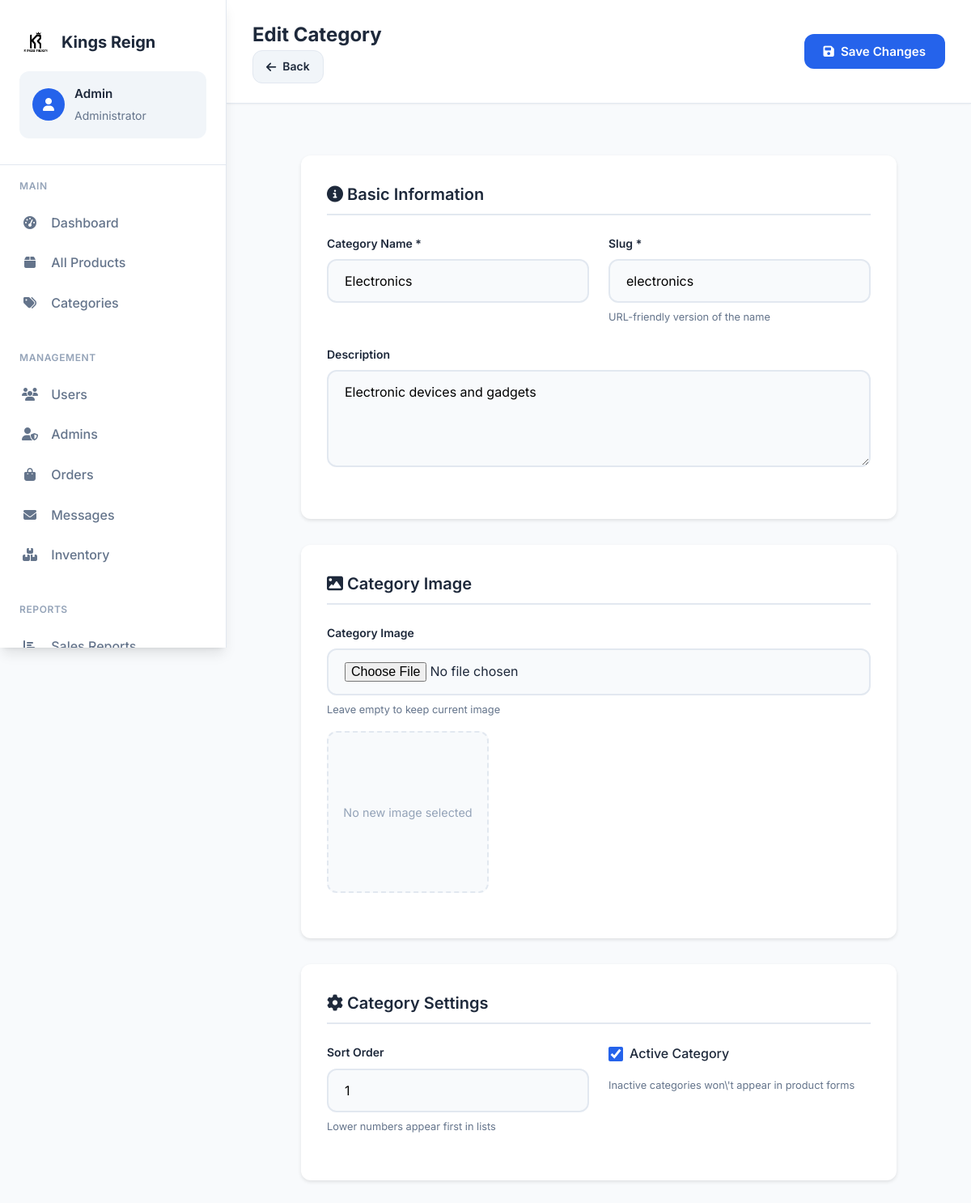
The app's page /admin/edit_category.php?id=1 (signed in) with its own data.
### tables this page shows
CREATE TABLE `categories` (
  `id` int(11) NOT NULL,
  `name` varchar(100) NOT NULL,
  `description` text DEFAULT NULL,
  `slug` varchar(100) DEFAULT NULL,
  `image_path` varchar(500) DEFAULT NULL,
  `is_active` tinyint(1) DEFAULT 1,
  `sort_order` int(11) DEFAULT 0,
  `created_at` timestamp NOT NULL DEFAULT current_timestamp(),
  `updated_at` timestamp NOT NULL DEFAULT current_timestamp() ON UPDATE current_timestamp()
);

### admin/edit_category.php (the view, shortened to what this page needs)
<?php
include('../db.php');
$category_id = intval($_GET['id']);
$category_query = "SELECT * FROM categories WHERE id = ?";
$stmt = $conn->prepare($category_query);
$stmt->bind_param('i', $category_id);
$stmt->execute();
$category_result = $stmt->get_result();
$category = $category_result->fetch_assoc();
$header_actions = '<button type="submit" form="editCategoryForm" class="btn btn-primary"><i class="fas fa-save"></i> Save Changes</button>';
?>
<!DOCTYPE html>
<html lang="en">
<head>
    <link rel="stylesheet" href="../styles/modern_admin.css">
</head>
<body>
    <div class="admin-layout">
        <?php include 'includes/sidebar.php'; ?>
        <main class="admin-main">
            <?php include 'includes/header.php'; ?>
            <div class="admin-content">
                <div class="edit-category-container">
                    <form method="post" enctype="multipart/form-data" id="editCategoryForm">
                        <div class="form-section">
                            <h3><i class="fas fa-info-circle"></i> Basic Information</h3>
                            <div class="form-grid">
                                <div class="form-group">
                                    <label class="form-label" for="name">Category Name *</label>
                                    <input type="text" id="name" name="name" class="form-input"
                                           placeholder="Enter category name" required
                                           value="<?php echo htmlspecialchars($category['name']); ?>">
                                </div>
                                <div class="form-group">
                                    <label class="form-label" for="slug">Slug *</label>
                                    <input type="text" id="slug" name="slug" class="form-input"
                                           placeholder="category-slug" required
                                           value="<?php echo htmlspecialchars($category['slug']); ?>">
                                    <div class="form-text">URL-friendly version of the name</div>
                                </div>
                            </div>
                            <div class="form-group">
                                <label class="form-label" for="description">Description</label>
                                <textarea id="description" name="description" class="form-input form-textarea"
                                          placeholder="Enter category description..."><?php echo htmlspecialchars($category['description'] ?? ''); ?></textarea>
                            </div>
                        </div>
                        <div class="form-section">
                            <h3><i class="fas fa-image"></i> Category Image</h3>
                            <div class="form-group">
                                <label class="form-label" for="image">Category Image</label>
                                <input type="file" id="image" name="image" class="form-input"
                                       accept="image/*" onchange="previewImage(this)">
                                <div class="form-text">Leave empty to keep current image</div>
                                <div class="image-preview empty" id="imagePreview">
                                    <div class="empty">No new image selected</div>
                                </div>
                            </div>
                        </div>
                        <div class="form-section">
                            <h3><i class="fas fa-cog"></i> Category Settings</h3>
                            <div class="form-grid">
                                <div class="form-group">
                                    <label class="form-label" for="sort_order">Sort Order</label>
                                    <input type="number" id="sort_order" name="sort_order" class="form-input"
                                           placeholder="0" min="0"
                                           value="<?php echo htmlspecialchars($category['sort_order']); ?>">
                                    <div class="form-text">Lower numbers appear first in lists</div>
                                </div>
                                <div class="form-group">
                                    <div class="checkbox-group">
                                        <input type="checkbox" id="is_active" name="is_active"
                                               <?php echo $category['is_active'] ? 'checked' : ''; ?>>
                                        <label for="is_active">Active Category</label>
                                    </div>
                                    <div class="form-text">Inactive categories won\'t appear in product forms</div>
                                </div>
                            </div>
                        </div>
                    </form>
                </div>
            </div>
        </main>
    </div>
</body>
</html>

### styles/modern_admin.css (style rules this page uses)
:root { --primary-color: #2563eb; --primary-dark: #1d4ed8; --secondary-color: #64748b; --accent-color: #f59e0b; --success-color: #10b981; --danger-color: #ef4444; --warning-color: #f59e0b; --text-primary: #1e293b; --text-secondary: #64748b; --text-light: #94a3b8; --bg-primary: #ffffff; --bg-secondary: #f8fafc; --bg-tertiary: #f1f5f9; --border-color: #e2e8f0; --border-radius: 12px; --shadow-sm: 0 1px 2px 0 rgb(0 0 0 / 0.05); --shadow-md: 0 4px 6px -1px rgb(0 0 0 / 0.1), 0 2px 4px -2px rgb(0 0 0 / 0.1); --shadow-lg: 0 10px 15px -3px rgb(0 0 0 / 0.1), 0 4px 6px -4px rgb(0 0 0 / 0.1); --shadow-xl: 0 20px 25px -5px rgb(0 0 0 / 0.1), 0 8px 10px -6px rgb(0 0 0 / 0.1); --transition: all 0.3s cubic-bezier(0.4, 0, 0.2, 1); --sidebar-width: 280px; }
* { margin: 0; padding: 0; box-sizing: border-box; }
body { font-family: 'Inter', -apple-system, BlinkMacSystemFont, 'Segoe UI', Roboto, sans-serif; line-height: 1.6; color: var(--text-primary); background-color: var(--bg-secondary); font-size: 16px; }
.admin-layout { display: flex; min-height: 100vh; }
.admin-main { flex: 1; margin-left: var(--sidebar-width); min-height: 100vh; background: var(--bg-secondary); }
.admin-content { padding: 2rem; }
.form-group { margin-bottom: 1.5rem; }
.form-label { display: block; margin-bottom: 0.5rem; font-weight: 600; color: var(--text-primary); font-size: 0.95rem; }
.form-input, .form-select, .form-textarea { width: 100%; padding: 0.75rem 1rem; border: 1px solid var(--border-color); border-radius: var(--border-radius); font-size: 1rem; transition: var(--transition); background-color: var(--bg-primary); font-family: inherit; }
.form-textarea { resize: vertical; min-height: 120px; }
.btn { padding: 0.75rem 1.5rem; border: none; border-radius: var(--border-radius); font-weight: 600; cursor: pointer; transition: var(--transition); text-decoration: none; display: inline-flex; align-items: center; gap: 0.5rem; font-size: 0.95rem; font-family: inherit; }
.btn-primary { background: var(--primary-color); color: white; }

### records on screen
categories: name "Electronics", slug "electronics", description "Electronic devices and gadgets", sort_order "1", is_active "☑"

### other values on screen
$_SESSION['admin_name'] "Admin"
$page_title "Edit Category"
